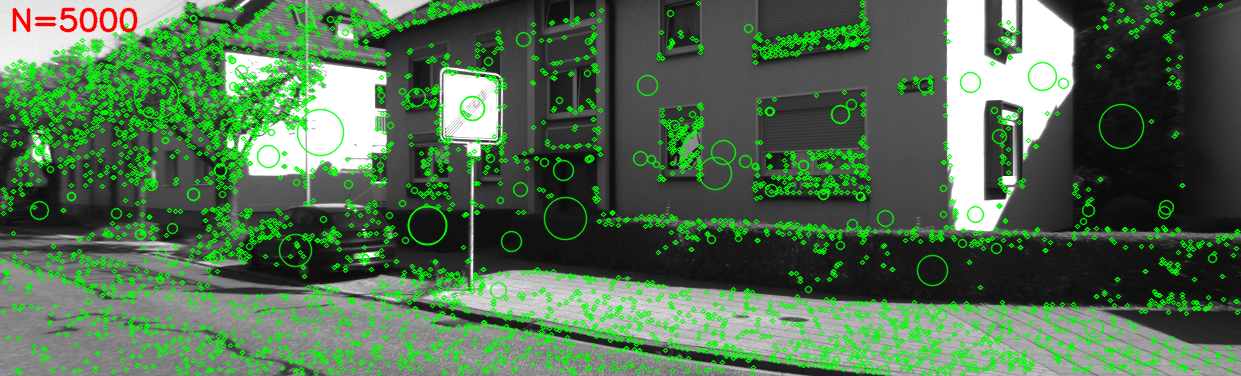
//> input picture scratchpad/kp_sift_4435_clahe.png, 1241 x 376 px, given in place of 000271.png, which was not available
$ ./asift_vs_sift_seq07_probe ../scratchpad/   (built with g++ and OpenCV 4)
//> lines starting //> are read from the running program, lines starting //| are printed output that depends on the picture; pictures that were not available may be replaced by others from this repository, and a replacement may not be noted
// Standalone probe: does ASIFT (cv::AffineFeature wrapping cv::SIFT) recover
// meaningfully more correspondences than plain SIFT on the exact wide-baseline
// keyframe pairs that seq07's loop-closure re-match failed on (see
// [loop][vlad-topk-diag] evidence gathered this session)? Uses the same
// matching rule as SlamWorker::matchDescriptors(): BFMatcher(NORM_L2),
// ratio=0.75, no mutual check.
#include <opencv2/opencv.hpp>
#include <algorithm>
#include <cmath>
#include <cstdio>
#include <vector>
#include <utility>

namespace {

cv::Mat toRootSift(const cv::Mat &desc)
{
    if (desc.empty())
        return desc;
    cv::Mat out = desc.clone();
    const double eps = 1e-7;
    for (int r = 0; r < out.rows; ++r) {
        cv::Mat row = out.row(r);
        double l1 = cv::norm(row, cv::NORM_L1) + eps;
        row /= l1;
        for (int c = 0; c < row.cols; ++c)
            row.at<float>(0, c) = std::sqrt(std::max(row.at<float>(0, c), (float)eps));
        double l2 = cv::norm(row, cv::NORM_L2) + eps;
        row /= l2;
    }
    return out;
}

int countGoodMatches(const cv::Mat &descA, const cv::Mat &descB, float ratio = 0.75f)
{
    if (descA.empty() || descB.empty() || descB.rows < 2)
        return 0;
    cv::BFMatcher matcher(cv::NORM_L2);
    std::vector<std::vector<cv::DMatch>> knn;
    matcher.knnMatch(descA, descB, knn, 2);
    int good = 0;
    for (const auto &m : knn) {
        if (m.size() == 2 && m[0].distance < ratio * m[1].distance)
            ++good;
    }
    return good;
}

struct Pair {
    const char *label;
    const char *fileA;
    const char *fileB;
};

} // namespace

int main(int argc, char **argv)
{
    if (argc < 2) {
        std::fprintf(stderr, "usage: %s <image_dir>\n", argv[0]);
        return 1;
    }
    const std::string dir = argv[1];

    const std::vector<Pair> pairs = {
        {"kf31(f272)_vs_kf0(f10)  [SIFT fail, matches=3]", "000271.png", "000009.png"},
        {"kf100(f879)_vs_kf0(f10) [SIFT fail, matches=3]", "000878.png", "000009.png"},
        {"kf119(f1067)_vs_kf1(f18) [SIFT ok, matches=146]", "001066.png", "000017.png"},
        {"kf120(f1075)_vs_kf0(f10) [SIFT ok, matches=100]", "001074.png", "000009.png"},
    };

    // Production default (SiftSettings::nFeatures=2000) as the fair baseline.
    const int kProdNFeatures = 2000;
    const int kMinMatchesNeeded = 20; // kLoopMinPnpInliers in SlamWorker.cpp
    auto sift = cv::SIFT::create(kProdNFeatures);

    // Escalation ladder per user's explicit ask: only pay for ASIFT when
    // plain SIFT's match count is already too low, and escalate maxTilt
    // (2 -> 4 -> 8 -> 16) one step at a time, stopping at the first tilt
    // that clears the threshold -- capped at maxTilt=16, give up if even
    // that doesn't clear it.
    const std::vector<int> kTiltLadder = {2, 4, 8, 16};

    for (const auto &p : pairs) {
        cv::Mat imgA = cv::imread(dir + "/" + p.fileA, cv::IMREAD_GRAYSCALE);
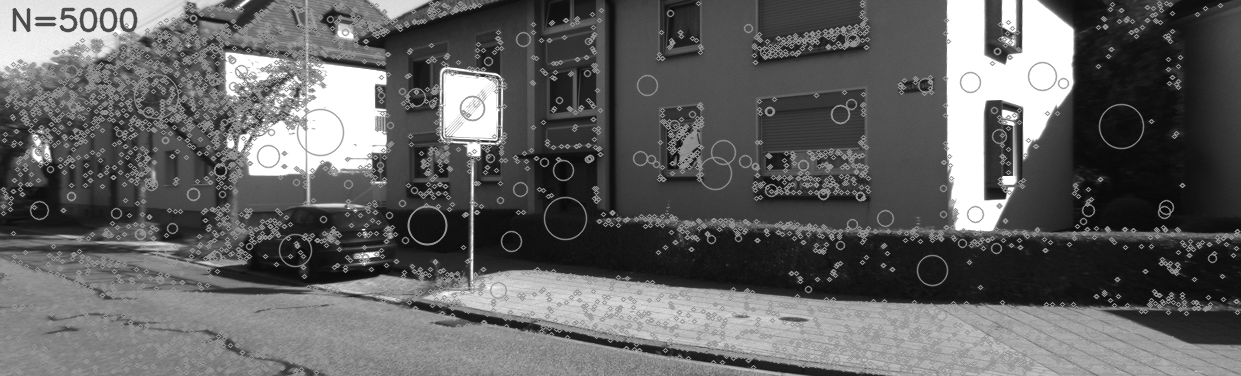
//> imgA: 376 rows x 1241 cols, CV_8UC1; min 8, max 255, mean 98.5
        cv::Mat imgB = cv::imread(dir + "/" + p.fileB, cv::IMREAD_GRAYSCALE);
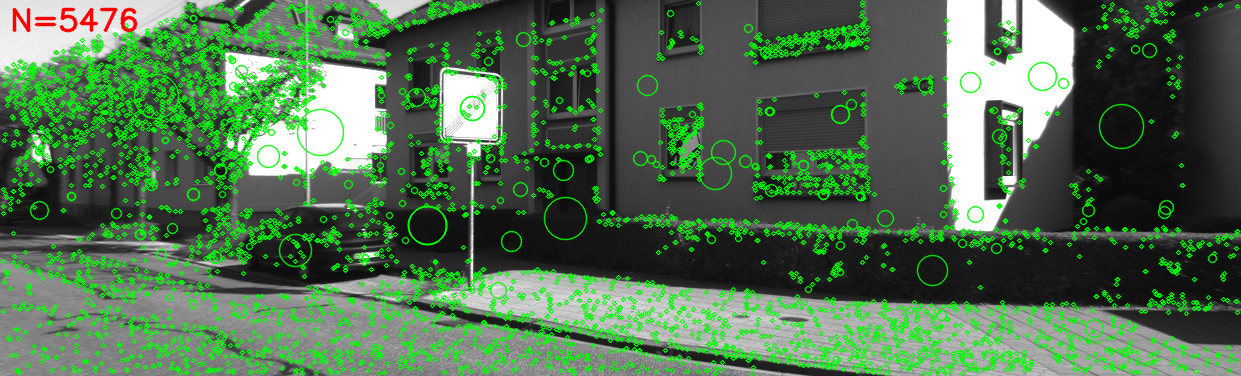
//> input picture scratchpad/kp_sift_4435_nf15000.png, 1241 x 376 px, given in place of 000009.png, which was not available
//> imgB: 376 rows x 1241 cols, CV_8UC1; min 8, max 255, mean 99
        if (imgA.empty() || imgB.empty()) {
            std::fprintf(stderr, "failed to load %s or %s\n", p.fileA, p.fileB);
            continue;
        }

        std::vector<cv::KeyPoint> kpA, kpB;
        cv::Mat descA, descB;
        const auto t0 = cv::getTickCount();
        sift->detectAndCompute(imgA, cv::noArray(), kpA, descA);
//> kpA = 2001 keypoints; strongest (x, y, size): (471, 107, 47.8), (993, 191, 12.3), (1009, 181, 9.4), (975, 212, 34)
        sift->detectAndCompute(imgB, cv::noArray(), kpB, descB);
//> kpB = 2000 keypoints; strongest (x, y, size): (471, 108, 47.9), (993, 191, 12.3), (1009, 181, 9.4), (975, 212, 34.2)
        const double siftMs = (cv::getTickCount() - t0) * 1000.0 / cv::getTickFrequency();
        const cv::Mat descA_rs = toRootSift(descA);
//> in toRootSift, `cv::Mat out = desc.clone();`:
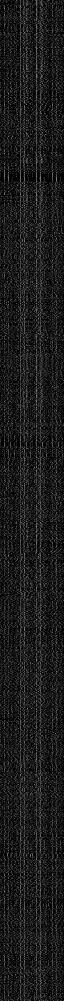
//> out: 2001 rows x 128 cols, CV_32FC1 (shown at 1/2 size); min 0, max 205, mean 27.1
//> the loop in toRootSift, `for (int r = 0; r < out.rows; ++r)` made 2001 passes
//> l1 on passes 1 to 3: 3696, 3740, 3741
//> after the loop in toRootSift, `for (int r = 0; r < out.rows; ++r)`:
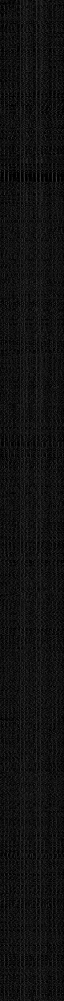
//> out: 2001 rows x 128 cols, CV_32FC1 (shown at 1/2 size); min 0.000316, max 0.327, mean 0.0677
        const cv::Mat descB_rs = toRootSift(descB);
//> in toRootSift (call 2), `cv::Mat out = desc.clone();`:
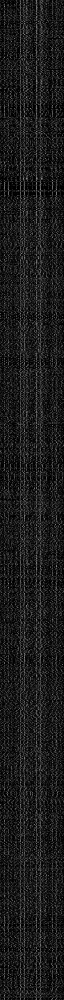
//> out: 2000 rows x 128 cols, CV_32FC1 (shown at 1/2 size); min 0, max 205, mean 27.3
//> the loop in toRootSift (call 2), `for (int r = 0; r < out.rows; ++r)` made 2000 passes
//> l1 on passes 1 to 3: 3704, 3630, 2993
        const int siftMatches = countGoodMatches(descA_rs, descB_rs);
//> in countGoodMatches, `matcher.knnMatch(descA, descB, knn, 2);`: knn = 2001 matches
//> after the loop in countGoodMatches, `for (const auto &m : knn)`: good = 1682
//> siftMatches = 1682

        std::printf("=== %s ===\n", p.label);
        std::printf("  SIFT : kpA=%zu kpB=%zu matches=%d  (%.0f ms)%s\n",
                     kpA.size(), kpB.size(), siftMatches, siftMs,
                     siftMatches >= kMinMatchesNeeded ? "  -- already clears threshold, no escalation needed" : "");

        if (siftMatches >= kMinMatchesNeeded) {
            std::printf("\n");
            continue;
        }

        double cumulativeMs = siftMs;
        bool cleared = false;
        for (int tilt : kTiltLadder) {
            auto asift = cv::AffineFeature::create(cv::SIFT::create(kProdNFeatures), tilt);
            std::vector<cv::KeyPoint> akpA, akpB;
            cv::Mat adescA, adescB;
            const auto t1 = cv::getTickCount();
            asift->detectAndCompute(imgA, cv::noArray(), akpA, adescA);
            asift->detectAndCompute(imgB, cv::noArray(), akpB, adescB);
            const double asiftMs = (cv::getTickCount() - t1) * 1000.0 / cv::getTickFrequency();
            cumulativeMs += asiftMs;
            const cv::Mat adescA_rs = toRootSift(adescA);
            const cv::Mat adescB_rs = toRootSift(adescB);
            const int asiftMatches = countGoodMatches(adescA_rs, adescB_rs);

            std::printf("  ASIFT tilt=%d: kpA=%zu kpB=%zu matches=%d  (+%.0f ms, cumulative %.0f ms, %.1fx SIFT)%s\n",
                         tilt, akpA.size(), akpB.size(), asiftMatches, asiftMs, cumulativeMs,
                         cumulativeMs / std::max(1.0, siftMs),
                         asiftMatches >= kMinMatchesNeeded ? "  -- CLEARS THRESHOLD, stop escalating" : "");
            if (asiftMatches >= kMinMatchesNeeded) {
                cleared = true;
                break;
            }
        }
        if (!cleared)
            std::printf("  -- never cleared threshold even at tilt=%d, ladder exhausted\n", kTiltLadder.back());
        std::printf("\n");
    }

    return 0;
}
